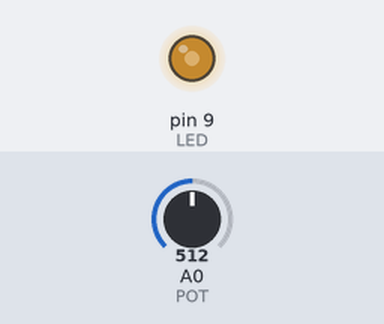
The sketch below on a simulated Arduino Uno, built with avr-gcc and run on an emulated ATmega328P. Parts: output pins drawn as LEDs (lit = HIGH). The inputs (shaded band) are chosen by the test bench; at power-on: A0 (POT) = 512.

Above: at 1.2 s.
1.3 s: A0 (POT) set to 716
At 2.5 s:
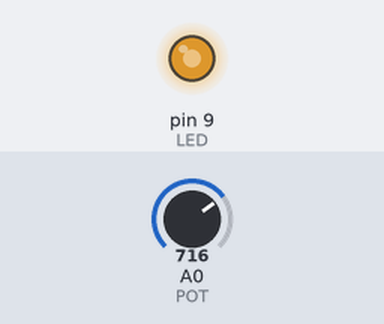
2.8 s: A0 (POT) set to 900
At 3.8 s:
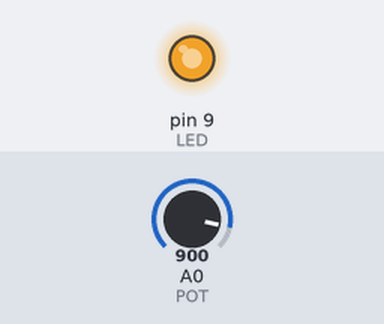
4.3 s: A0 (POT) set to 122
At 4.9 s:
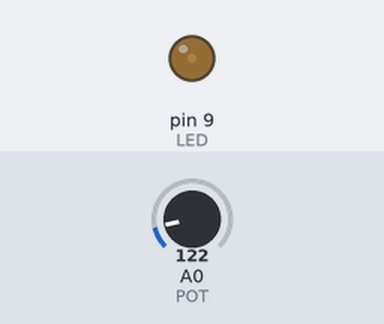
5.8 s: A0 (POT) set to 0
At 7.0 s:
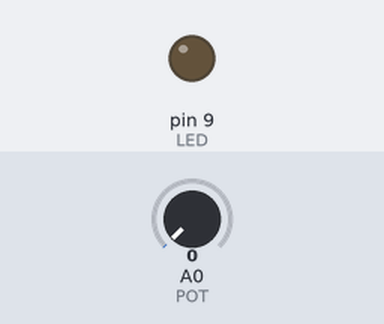
7.3 s: A0 (POT) set to 511
At 8.2 s:
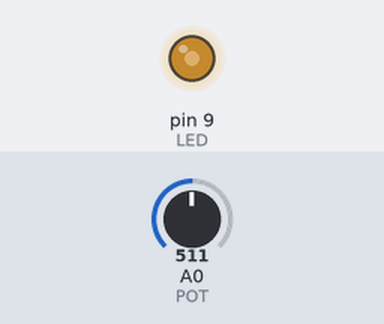
Timing chart, 0 to 9.8 s (numbered marks = the images above; inputs shaded):
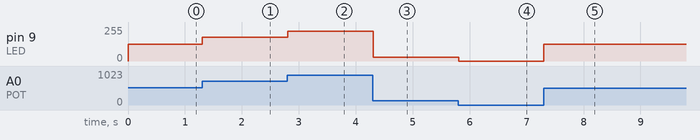

The sketch:

proje.ino
```cpp
// PWM ile parlaklık
const int POT=A0, LED=9;
void setup(){}
void loop(){
  int val = analogRead(POT);      // 0-1023
  int pwm = map(val,0,1023,0,255);// 0-255
  analogWrite(LED, pwm);
  delay(5);
}
```

Measured:
- after the input at 1.3 s, pin 9 (LED): 127/255 → 178/255 at once
- after the input at 2.8 s, pin 9 (LED): 178/255 → 224/255 at once
- after the input at 4.3 s, pin 9 (LED): 224/255 → 30/255 at once
- after the input at 5.8 s, pin 9 (LED): 30/255 → 0/255 at once
- after the input at 7.3 s, pin 9 (LED): 0/255 → 127/255 at once
